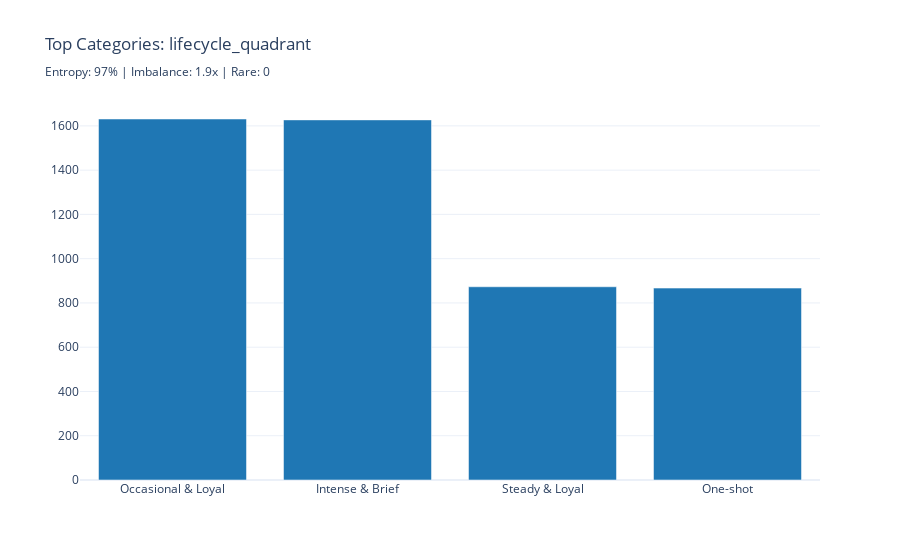

Notebook cell for this chart:
### Markdown cell above
## 2.6 Categorical Columns Analysis

**📖 Distribution Metrics (Analogues to Numeric Skewness/Kurtosis):**

| Metric | Interpretation | Action |
|--------|---------------|--------|
| **Imbalance Ratio** | Largest / Smallest category count | > 10: Consider grouping rare categories |
| **Entropy** | Diversity measure (0 = one category, higher = more uniform) | Low entropy: May need stratified sampling |
| **Top-3 Concentration** | % of data in top 3 categories | > 90%: Rare categories may cause issues |
| **Rare Category %** | Categories with < 1% of data | High %: Group into "Other" category |

**📖 Encoding Recommendations:**
- **Low cardinality (≤5)** → One-hot encoding
- **Medium cardinality (6-20)** → One-hot or Target encoding
- **High cardinality (>20)** → Target encoding or Frequency encoding
- **Cyclical (days, months)** → Sin/Cos encoding

**⚠️ Common Issues:**
- Rare categories can cause overfitting with one-hot encoding
- High cardinality + one-hot = feature explosion
- Imbalanced categories may need special handling in train/test splits

### Code cell
# Use framework's CategoricalDistributionAnalyzer
cat_analyzer = CategoricalDistributionAnalyzer()

categorical_cols = [
    name for name, col in findings.columns.items()
    if col.inferred_type in [ColumnType.CATEGORICAL_NOMINAL, ColumnType.CATEGORICAL_ORDINAL, ColumnType.CATEGORICAL_CYCLICAL]
    and col.inferred_type != ColumnType.TEXT  # TEXT columns processed separately in 02a
    and name not in TEMPORAL_METADATA_COLS
]

# Analyze all categorical columns
cat_analyses = cat_analyzer.analyze_dataframe(df, categorical_cols)

# Get encoding recommendations
cyclical_cols = [name for name, col in findings.columns.items() 
                 if col.inferred_type == ColumnType.CATEGORICAL_CYCLICAL]
cat_recommendations = cat_analyzer.get_all_recommendations(df, categorical_cols, cyclical_columns=cyclical_cols)

for col_name in categorical_cols:
    col_info = findings.columns[col_name]
    analysis = cat_analyses.get(col_name)
    rec = next((r for r in cat_recommendations if r.column_name == col_name), None)
    
    print(f"\n{'='*70}")
    print(f"Column: {col_name}")
    print(f"Type: {col_info.inferred_type.value} (Confidence: {col_info.confidence:.0%})")
    print(f"-" * 70)
    
    if analysis:
        print(f"\n📊 Distribution Metrics:")
        print(f"   Categories: {analysis.category_count}")
        print(f"   Imbalance Ratio: {analysis.imbalance_ratio:.1f}x (largest/smallest)")
        print(f"   Entropy: {analysis.entropy:.2f} ({analysis.normalized_entropy*100:.0f}% of max)")
        print(f"   Top-1 Concentration: {analysis.top1_concentration:.1f}%")
        print(f"   Top-3 Concentration: {analysis.top3_concentration:.1f}%")
        print(f"   Rare Categories (<1%): {analysis.rare_category_count}")
        
        # Interpretation
        print(f"\n📈 Interpretation:")
        if analysis.has_low_diversity:
            print(f"   ⚠️ LOW DIVERSITY: Distribution dominated by few categories")
        elif analysis.normalized_entropy > 0.9:
            print(f"   ✓ HIGH DIVERSITY: Categories are relatively balanced")
        else:
            print(f"   ✓ MODERATE DIVERSITY: Some category dominance but acceptable")
        
        if analysis.imbalance_ratio > 100:
            print(f"   🔴 SEVERE IMBALANCE: Rarest category has very few samples")
        elif analysis.is_imbalanced:
            print(f"   🟡 MODERATE IMBALANCE: Consider grouping rare categories")
        
        # Recommendations
        if rec:
            print(f"\n🔧 Recommendations:")
            print(f"   Encoding: {rec.encoding_type.value}")
            print(f"   Reason: {rec.reason}")
            print(f"   Priority: {rec.priority}")
            
            if rec.preprocessing_steps:
                print(f"   Preprocessing:")
                for step in rec.preprocessing_steps:
                    print(f"      • {step}")
            
            if rec.warnings:
                for warn in rec.warnings:
                    print(f"   ⚠️ {warn}")
    
    # Visualization
    value_counts = df[col_name].value_counts()
    subtitle = f"Entropy: {analysis.normalized_entropy*100:.0f}% | Imbalance: {analysis.imbalance_ratio:.1f}x | Rare: {analysis.rare_category_count}" if analysis else ""
    fig = charts.bar_chart(
        value_counts.head(10).index.tolist(), 
        value_counts.head(10).values.tolist(),
        title=f"Top Categories: {col_name}<br><sub>{subtitle}</sub>"
    )
    display_figure(fig)

# Summary table and add recommendations to registry
if cat_analyses:
    print("\n" + "=" * 70)
    print("CATEGORICAL COLUMNS SUMMARY")
    print("=" * 70)
    summary_data = []
    for col_name, analysis in cat_analyses.items():
        rec = next((r for r in cat_recommendations if r.column_name == col_name), None)
        summary_data.append({
            "Column": col_name,
            "Categories": analysis.category_count,
            "Imbalance": f"{analysis.imbalance_ratio:.1f}x",
            "Entropy": f"{analysis.normalized_entropy*100:.0f}%",
            "Top-3 Conc.": f"{analysis.top3_concentration:.1f}%",
            "Rare (<1%)": analysis.rare_category_count,
            "Encoding": rec.encoding_type.value if rec else "N/A"
        })
        
        # Add encoding recommendation to Gold layer
        if rec and registry.gold:
            registry.add_gold_encoding(
                column=col_name,
                method=rec.encoding_type.value,
                rationale=rec.reason,
                source_notebook="02_column_deep_dive"
            )
    
    display_table(pd.DataFrame(summary_data))
    
    if registry.gold:
        print(f"\n✅ Added {len(cat_recommendations)} encoding recommendations to Gold layer")

### Figure 1 — Plotly figure (JSON) as saved in the notebook; plotly's stock layout.template omitted (floating-point values rounded to 4 significant figures)
{"data": [{"marker": {"color": "#1f77b4"}, "type": "bar", "x": ["Occasional & Loyal", "Intense & Brief", "Steady & Loyal", "One-shot"], "y": [1631, 1627, 873, 867]}], "layout": {"title": {"text": "Top Categories: lifecycle_quadrant<br><sub>Entropy: 97% | Imbalance: 1.9x | Rare: 0</sub>"}, "xaxis": {"title": {}}, "yaxis": {"title": {}}}}
